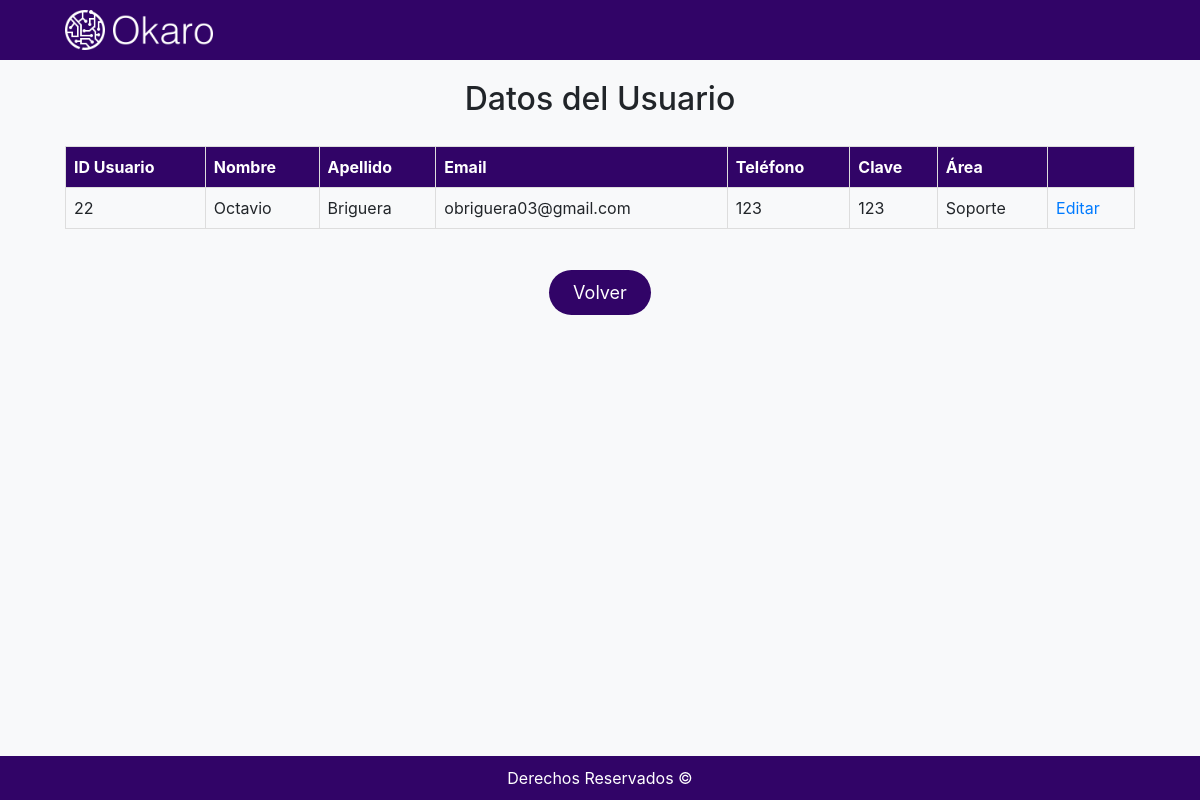
Screenshot of /Ticket/mostrar_usuarios.php (signed in) with the database file from the repository.
### tables this page shows
CREATE TABLE `usuario` (
  `id_usuario` int(11) NOT NULL,
  `nombre_usuario` varchar(255) NOT NULL,
  `apellido_usuario` varchar(255) NOT NULL,
  `email_usuario` varchar(255) NOT NULL,
  `telefono_usuario` varchar(20) NOT NULL,
  `clave_usuario` varchar(255) NOT NULL,
  `tipo_usuario` enum('administrador','usuario') DEFAULT NULL,
  `id_area_usuario` int(11) NOT NULL
);

CREATE TABLE `areas` (
  `id_area` int(11) NOT NULL,
  `nombre_area` varchar(255) NOT NULL,
  `descripcion_area` text NOT NULL
);

### Ticket/mostrar_usuarios.php (the view, shortened to what this page needs)
<?php
include_once '../DataBaseConexion/db.php';
if (isset($_SESSION['ID_usuario'])) {
    if ($DB_conn) {
        $id_usuario_sesion = $_SESSION['ID_usuario'];
        $query_usuario = "SELECT * FROM usuario WHERE id_usuario = $id_usuario_sesion";
        $result_usuario = mysqli_query($DB_conn, $query_usuario);
        if (mysqli_num_rows($result_usuario) > 0) {
            $usuario = mysqli_fetch_assoc($result_usuario);
            $id_area_usuario = $usuario['id_area_usuario'];
            $query_area = "SELECT nombre_area FROM areas WHERE id_area = $id_area_usuario";
            $result_area = mysqli_query($DB_conn, $query_area);
            $area = mysqli_fetch_assoc($result_area);
            $nombre_area = $area['nombre_area'];
        }
        ?>
<!DOCTYPE html>
<html lang="es">
<head>
    <link rel="stylesheet" href="https://stackpath.bootstrapcdn.com/bootstrap/4.3.1/css/bootstrap.min.css" />
    <link rel="stylesheet" href="../Estilos/botones.css" />
    <link rel="stylesheet" href="../Estilos/navfoot.css" />
    <link rel="stylesheet" href="../Estilos/estilo.css" />
</head>
<body>
<nav class="navbar">
    <div class="container">
        <img src="../img/Okaro_White.png" alt="Logo" class="img-fluid" />
    </div>
</nav>
<div class="container">
    <div id="container-central-areas">
        <?php
        if (mysqli_num_rows($result_usuario) > 0) {
            echo '<h2>Datos del Usuario</h2>';
            echo '<table border="1" class="contento">
                    <tr>
                        <th>ID Usuario</th>
                        <th>Nombre</th>
                        <th>Apellido</th>
                        <th>Email</th>
                        <th>Teléfono</th>
                        <th>Clave</th>
                        <th>Área</th>
                        <th></th>
                    </tr>';
            echo '<tr>
                    <td>' . $usuario['id_usuario'] . '</td>
                    <td>' . $usuario['nombre_usuario'] . '</td>
                    <td>' . $usuario['apellido_usuario'] . '</td>
                    <td>' . $usuario['email_usuario'] . '</td>
                    <td>' . $usuario['telefono_usuario'] . '</td>
                    <td>' . $usuario['clave_usuario'] . '</td>
                    <td>' . $nombre_area . '</td>
                    <td>
                    <a href="editar_usuario.php?id=' . $usuario['id_usuario'] . '">Editar</a>
                    </td>
                </tr>';
            echo '</table>';
            echo '<div class="contento">';
            if ($usuario['tipo_usuario'] == 'administrador') {
                echo '<a href="../Panel/administradorPanel.php" class="btn-morado contento">Volver</a>';
            } else {
                echo '<a href="../Panel/usuarioPanel.php" class="btn-morado contento">Volver</a>';
            }
            echo '</div>';
        } else {
            echo 'No se encontraron datos de usuario.';
        }
        ?>
    </div>
</div>
<footer>
    <div class="container">
        <p class="mb-0">Derechos Reservados ©</p>
    </div>
</footer>
</body>
</html>
<?php
    } else {
        echo 'Conexión fallida.';
    }
} else {
    echo 'No hay sesión de usuario. Por favor, inicia sesión.';
}
?>

### Estilos/botones.css (style rules this page uses)
.btn-morado { background-color: #310467; color: #ffffff; border: none; border-radius: 30px; cursor: pointer; transition: background-color 0.3s ease; font-size: 18px; padding: 12px 24px; }

### Estilos/navfoot.css (style rules this page uses)
.navbar { background-color: #310467; color: #ffffff; text-align: center; padding: 10px 0; }
.navbar img { height: 40px; margin-left: 20px; }
footer { background-color: #310467; color: #ffffff; text-align: center; padding: 10px 0; position: fixed; bottom: 0; width: 100%; }
.contento { margin-bottom: 50px; }

### Estilos/estilo.css (style rules this page uses)
body { display: flex; flex-direction: column; min-height: 100vh; margin: 0; }
table { width: 100%; border-collapse: collapse; margin-top: 20px; }
th, td { border: 1px solid #ddd; padding: 8px; text-align: left; word-break: break-all; }
th { background-color: #310467; color: white; }
#container-central-areas { flex-grow: 1; display: flex; flex-direction: column; align-items: center; justify-content: center; padding: 20px; box-sizing: border-box; }
body { background-color: #f8f9fa; margin: 0; padding: 0; display: flex; flex-direction: column; min-height: 100vh; }

### rows the page displays
usuario: id_usuario "22", nombre_usuario "Octavio", apellido_usuario "Briguera", email_usuario "obriguera03@gmail.com", telefono_usuario "123", clave_usuario "123"
areas: nombre_area "Soporte"
